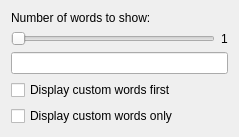
<?xml version="1.0" encoding="UTF-8"?>
<ui version="4.0">
 <class>CloudViewPopup</class>
 <widget class="QWidget" name="CloudViewPopup">
  <property name="geometry">
   <rect>
    <x>0</x>
    <y>0</y>
    <width>239</width>
    <height>89</height>
   </rect>
  </property>
  <property name="windowTitle">
   <string>Form</string>
  </property>
  <layout class="QFormLayout" name="formLayout">
   <property name="fieldGrowthPolicy">
    <enum>QFormLayout::AllNonFixedFieldsGrow</enum>
   </property>
   <property name="rowWrapPolicy">
    <enum>QFormLayout::WrapAllRows</enum>
   </property>
   <item row="0" column="0">
    <widget class="QLabel" name="lblNbWordsDesc">
     <property name="text">
      <string>Number of words to show:</string>
     </property>
    </widget>
   </item>
   <item row="0" column="1">
    <layout class="QHBoxLayout" name="horizontalLayout">
     <item>
      <widget class="QSlider" name="sldNWords">
       <property name="minimum">
        <number>1</number>
       </property>
       <property name="orientation">
        <enum>Qt::Horizontal</enum>
       </property>
      </widget>
     </item>
     <item>
      <widget class="QLabel" name="lblNbWords">
       <property name="text">
        <string>1</string>
       </property>
      </widget>
     </item>
    </layout>
   </item>
   <item row="2" column="0">
    <widget class="QCheckBox" name="chkCustomFirst">
     <property name="text">
      <string>Display custom words first</string>
     </property>
    </widget>
   </item>
   <item row="2" column="1">
    <widget class="QCheckBox" name="chkCustomOnly">
     <property name="text">
      <string>Display custom words only</string>
     </property>
    </widget>
   </item>
   <item row="1" column="0" colspan="2">
    <widget class="QLineEdit" name="txtFilter"/>
   </item>
  </layout>
 </widget>
 <resources/>
 <connections>
  <connection>
   <sender>sldNWords</sender>
   <signal>valueChanged(int)</signal>
   <receiver>lblNbWords</receiver>
   <slot>setNum(int)</slot>
   <hints>
    <hint type="sourcelabel">
     <x>165</x>
     <y>29</y>
    </hint>
    <hint type="destinationlabel">
     <x>227</x>
     <y>26</y>
    </hint>
   </hints>
  </connection>
 </connections>
</ui>
